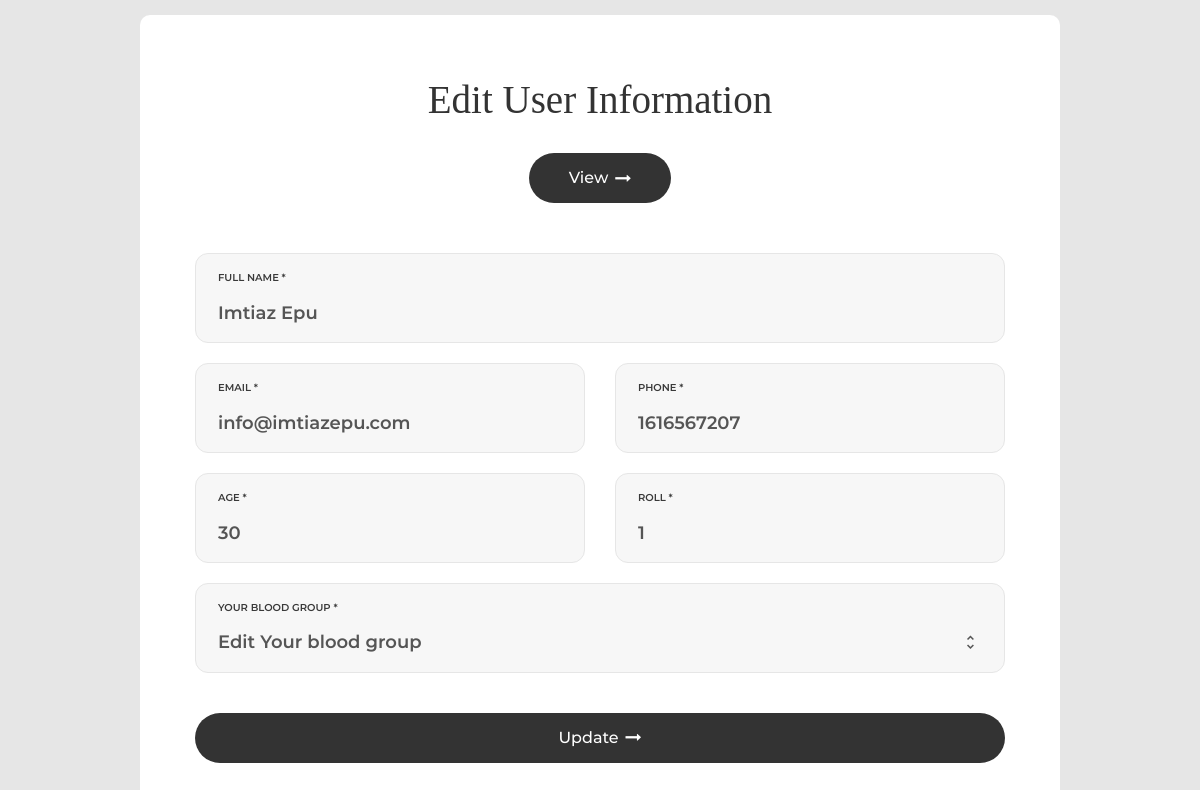
Page /edit.php?editid=1 on the committed database.
### tables this page shows
CREATE TABLE `student` (
  `id` int(11) NOT NULL,
  `name` varchar(80) NOT NULL,
  `email` varchar(80) NOT NULL,
  `phone` int(80) NOT NULL,
  `age` int(80) NOT NULL,
  `roll` int(80) NOT NULL,
  `blood` varchar(80) NOT NULL
);

### lib/Database.php (called while the page is built, shortened)
<?php
	class Database{
		public $host   = DB_HOST;
		public $user   = DB_USER;
		public $pass   = DB_PASS;
		public $dbname = DB_NAME;
		public $link;
		public function connectDB(){
			$this->link = new mysqli($this->host, $this->user, $this->pass, $this->dbname);
		}
		public function select($query){
			$select = $this->link->query($query) or die($this->link->error.__Line__);
			if ($select->num_rows> 0 ){
				return $select;
			}
			else {
				return false;
			}
		}
	}
 ?>

### edit.php (the view, shortened to what this page needs)
<?php
	include 'lib/Database.php';
	$db = new Database();
 ?>
 <?php
 $editid = $_GET['editid'];
  ?>
<!DOCTYPE html>
<html lang="en">
<head>
	<link rel="stylesheet" type="text/css" href="assets/vendor/bootstrap/css/bootstrap.min.css">
	<link rel="stylesheet" type="text/css" href="assets/fonts/font-awesome-4.7.0/css/font-awesome.min.css">
	<link rel="stylesheet" type="text/css" href="assets/fonts/iconic/css/material-design-iconic-font.min.css">
	<link rel="stylesheet" type="text/css" href="assets/vendor/animate/animate.css">
	<link rel="stylesheet" type="text/css" href="assets/vendor/css-hamburgers/hamburgers.min.css">
	<link rel="stylesheet" type="text/css" href="assets/vendor/animsition/css/animsition.min.css">
	<link rel="stylesheet" type="text/css" href="assets/vendor/select2/select2.min.css">
	<link rel="stylesheet" type="text/css" href="assets/css/util.css">
	<link rel="stylesheet" type="text/css" href="assets/css/main.css">
</head>
<body>
	<div class="container-contact100">
		<div class="wrap-contact100">
			<span  class="contact100-form-title">
					Edit User Information
			</span>
			<div style="margin-top: -50px; margin-bottom: 50px;" class="container-contact100-form-btn text-center">
				<a href="view.php" target="_blank"><button style="padding: 0 40px;" type="submit" class="contact100-form-btn ">View<i class="fa fa-long-arrow-right m-l-7" aria-hidden="true"></i></button></a>
			</div>
				<?php
					$query = "SELECT * FROM student WHERE id='$editid'";
					$edit = $db->select($query);
					while ($result = $edit->fetch_assoc()) {
				 ?>
			<form action="" method= "POST" class="contact100-form validate-form">
				<div class="wrap-input100  bg1" >
					<label for="name" class="label-input100">FULL NAME *</label>
					<input class="input100" type="text" name="name" id="name" value="<?php echo $result['name'] ?>" placeholder="Enter Your Name">
				</div>
				<div class="wrap-input100  bg1 rs1-wrap-input100" >
					<label for="email" class="label-input100">Email *</label>
					<input class="input100" type="email" name="email" id="email" value="<?php echo $result['email'] ?>" placeholder="Enter Your Email ">
				</div>
				<div class="wrap-input100  bg1 rs1-wrap-input100">
					<label for="phone" class="label-input100">Phone *</label>
					<input class="input100" type="number" name="phone" id="phone" value="<?php echo $result['phone'] ?>" placeholder="Enter Phone Number">
				</div>
				<div class="wrap-input100 bg1 rs1-wrap-input100">
					<label for="age" class="label-input100">Age *</label>
					<input class="input100" type="number" name="age" id="age" value="<?php echo $result['age'] ?>" placeholder="Enter your age">
				</div>
				<div class="wrap-input100 bg1 rs1-wrap-input100">
					<label for="roll" class="label-input100">Roll *</label>
					<input class="input100" type="number" name="roll" id="roll" value="<?php echo $result['roll'] ?>" placeholder="Enter your roll">
				</div>
				<div class="wrap-input100 input100-select bg1">
					<label for="" class="label-input100">Your blood group *</label>
					<div>
					</div>
				</div>
				<div class="container-contact100-form-btn">
					<button name="submit" class="contact100-form-btn"><span>Update<i class="fa fa-long-arrow-right m-l-7" aria-hidden="true"></i></span></button>
				</div>
			</form>
		<?php } ?>
		</div>
	</div>
</body>
</html>

### assets/css/main.css (style rules this page uses)
* { margin: 0px; padding: 0px; box-sizing: border-box; }
body, html { height: 100%; font-family: Poppins-Regular, sans-serif; }
a { font-family: Poppins-Regular; font-size: 14px; line-height: 1.7; color: #666666; margin: 0px; transition: all 0.4s; -webkit-transition: all 0.4s; -o-transition: all 0.4s; -moz-transition: all 0.4s; }
input { outline: none; border: none; }
input[type="number"] { -moz-appearance: textfield; appearance: none; -webkit-appearance: none; }
button { outline: none !important; border: none; background: transparent; }
.bg1 { background-color: #f7f7f7; }
.container-contact100 { width: 100%; min-height: 100vh; display: -webkit-box; display: -webkit-flex; display: -moz-box; display: -ms-flexbox; display: flex; flex-wrap: wrap; justify-content: center; align-items: center; padding: 15px; background: #e6e6e6; }
.wrap-contact100 { width: 920px; background: #fff; border-radius: 10px; overflow: hidden; padding: 62px 55px 125px 55px; }
.contact100-form { width: 100%; display: -webkit-box; display: -webkit-flex; display: -moz-box; display: -ms-flexbox; display: flex; flex-wrap: wrap; justify-content: space-between; }
.contact100-form-title { display: block; width: 100%; font-family: Montserrat-Black; font-size: 39px; color: #333333; line-height: 1.2; text-align: center; padding-bottom: 59px; }
.wrap-input100 { width: 100%; position: relative; border: 1px solid #e6e6e6; border-radius: 13px; padding: 10px 30px 9px 22px; margin-bottom: 20px; }
.rs1-wrap-input100 { width: calc((100% - 30px) / 2); }
.label-input100 { font-family: Montserrat-SemiBold; font-size: 10px; color: #393939; line-height: 1.5; text-transform: uppercase; }
.input100 { display: block; width: 100%; background: transparent; font-family: Montserrat-SemiBold; font-size: 18px; color: #555555; line-height: 1.2; padding-right: 15px; }
input.input100 { height: 40px; }
.container-contact100-form-btn { display: -webkit-box; display: -webkit-flex; display: -moz-box; display: -ms-flexbox; display: flex; flex-wrap: wrap; justify-content: center; padding-top: 20px; width: 100%; }
.contact100-form-btn { display: -webkit-box; display: -webkit-flex; display: -moz-box; display: -ms-flexbox; display: flex; justify-content: center; align-items: center; padding: 0 20px; width: 100%; height: 50px; background-color: #333333; border-radius: 25px; font-family: Montserrat-Medium; font-size: 16px; color: #fff; line-height: 1.2; -webkit-transition: all 0.4s; -o-transition: all 0.4s; -moz-transition: all 0.4s; transition: all 0.4s; }
.contact100-form-btn i { -webkit-transition: all 0.4s; -o-transition: all 0.4s; -moz-transition: all 0.4s; transition: all 0.4s; }

### rows in the picture
student: name "Imtiaz Epu", email "info@imtiazepu.com", phone "1616567207", age "30", roll "1"
